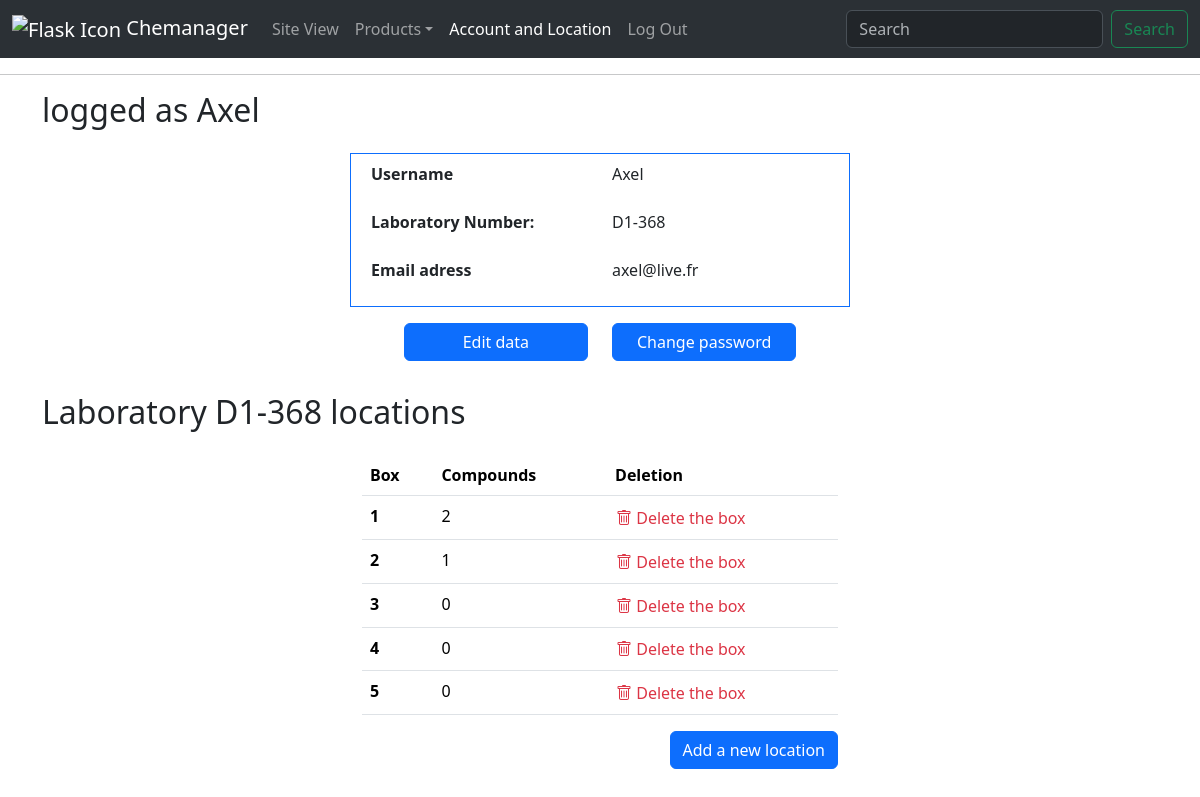
The page /account (signed in) on the database as committed earlier.
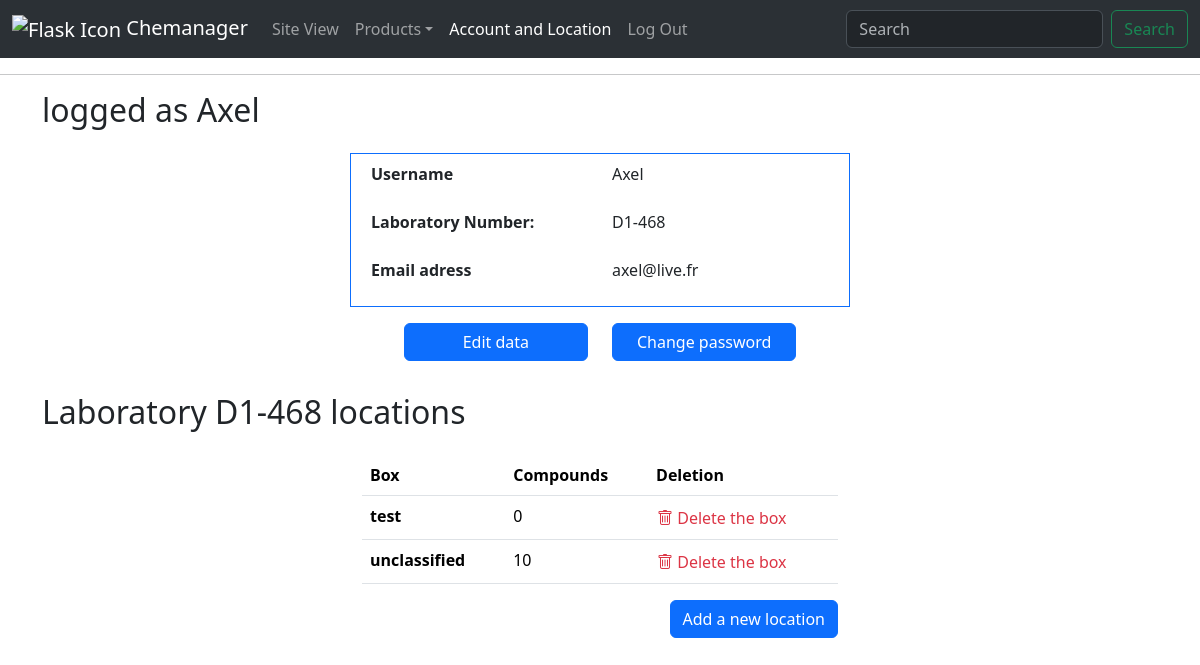
The same page on the database as committed later.
### chemanager/models.py (models this page shows, shortened)
class Laboratory(models.Model):
    id = models.AutoField(primary_key=True)
    lab_number = models.CharField(max_length=20, unique=True)

class Box(models.Model):
    lab = models.ForeignKey(Laboratory, on_delete=models.CASCADE, related_name="boxes")
    box_number = models.CharField(max_length=50)

### chemanager/views.py (the view)
# urls.py: path("account", views.account, name="account"),
@login_required
def account(request):
    user = request.user
    user_lab = user.laboratory
    if user_lab:
        user_lab_number = user_lab.lab_number
        user_lab_id = user_lab.id
    labs = Laboratory.objects.all()
    boxes = user_lab.boxes.all().order_by('box_number')
    return render(
        request,
        "chemanager/account.html",
        {"user": user, "userLab": user_lab_number, "userLabId": user_lab_id, "labs": labs, "boxes": boxes},
    )

### chemanager/templates/chemanager/account.html (shortened to what this page needs)
{% extends "chemanager/layout.html" %}
{% load static %}
{% block body %}
<div class="container mb-4">
    <h2 class="page-title">logged as <span id="usernameTitle" data-userlabid="{{userLabId}}">{{ user }}</span></h1>
</div>
  <div class="container col-lg-5 mb-4">
    <dl class="row justify-content-center border border-primary p-2">
      <dt class="col-6 mb-4">Username</dt>
      <dd class="col-6">
        <div class="info">{{ user }}</div>
      </dd>
      <dt class="col-6 mb-4">Laboratory Number:</dt>
      <dd class="col-6">
        <div class="info">{% if userLab %}{{ userLab }}{% else %} No laboratory {% endif %}</div>
      </dd>
      <dt class="col-6 mb-3">Email adress</dt>
      <dd class="col-6">
        <div class="info">{{ user.email }}</div>
      </dd>
    </dl>
    <div class="row justify-content-center">
      <div class="col-md-5 mb-2 d-flex justify-content-evenly">
              <button type="submit" class="btn btn-primary w-100 edit-buttons" id="editButton">Edit data</button>
      </div>
      <div class="col-md-5 mb-2">
        <button type="button" class="btn btn-primary w-100" id="changePassword" data-bs-toggle="modal" data-bs-target="#passwordModal">Change password</button>
      </div>
    </div>
  </div>
  <div class="container mb-4">
      <h2 class="page-title">Laboratory {{ userLab }} locations</span></h1>
  </div>
  <div class="container col-lg-5">
    {% if not boxes %}
    <p class="text-center"><b>No Box to display</b></p>
    {% else %}
    <table class="table">
      <thead>
        <tr>
          <th scope="col">Box</th>
          <th scope="col">Compounds</th>
          <th scope="col">Deletion</th>
        </tr>
      </thead>
      <tbody id="boxTable">
        {% for box in boxes %}
        <tr class="box-row" data-boxid="{{ box.id }}" data-boxcount="{{ box.products.count }}" data-boxname="{{ box.box_number }}">
          <th>{{ box.box_number }}</th>
          <td class="rowCount">{{ box.products.count }}</td>
          <td>
            <button class="btn p-0 text-danger delete-box">
            <i class="bi bi-trash"></i> Delete the box
            </button>
          </td>
        </tr>
        {% endfor %}
      </tbody>
    </table>
    {% endif %}
    <div class="text-end">
      <button class="btn btn-primary" id="newLocationButton" type="button"  data-bs-toggle="collapse" data-bs-target="#collapseNewBoxForm" aria-expanded="false" aria-controls="collapseNewBoxForm">
        Add a new location
      </button>
    </div>
  </div>
{% endblock %}

Rows that differ between the two databases and show on the page:
no longer on this page (row unchanged): Laboratory: lab_number "D1-368"
removed Box: box_number "1", products.count "2"
removed Box: box_number "2", products.count "1"
removed Box: box_number "3", products.count "0"
removed Box: box_number "4", products.count "0"
removed Box: box_number "5", products.count "0"
now on this page (row unchanged): Laboratory: lab_number "D1-468"
added Box: box_number "test", products.count "0"
added Box: box_number "unclassified", products.count "10"
